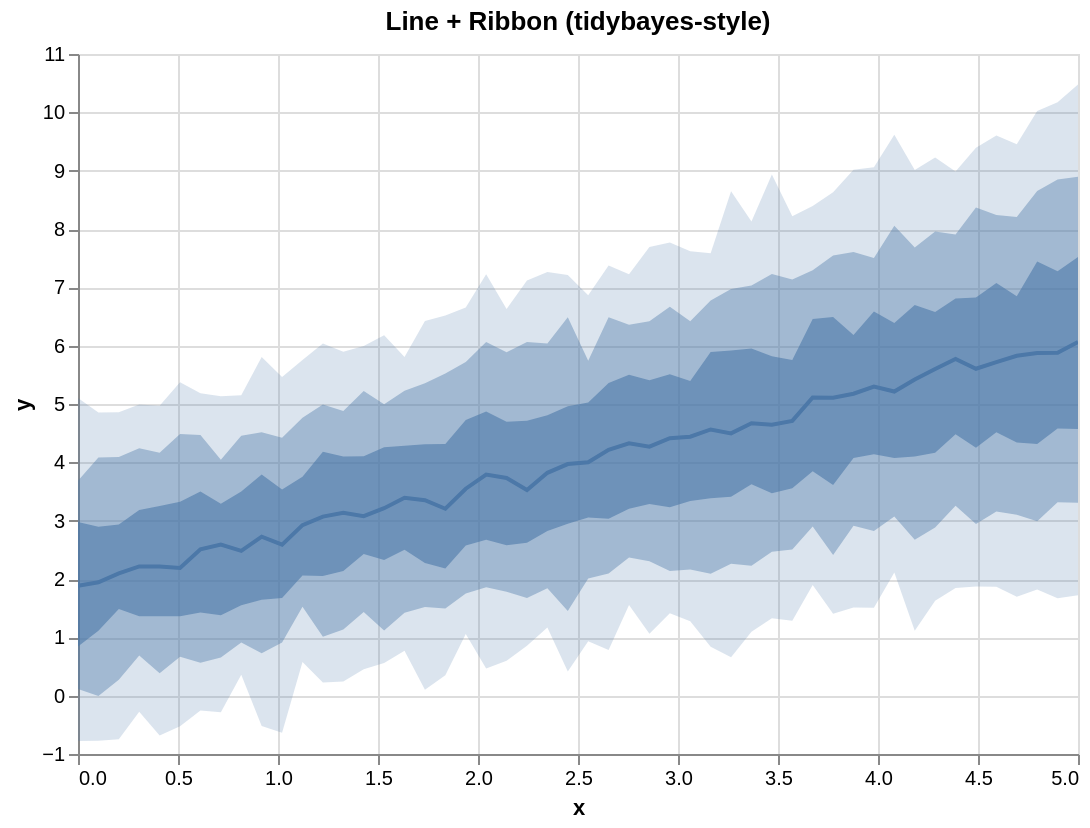

Vega-Lite specification for this chart:
### Vega-Lite specification from a JSON file in a GitHub repository (floating-point values rounded to 4 significant figures)
{"$schema": "https://vega.github.io/schema/vega-lite/v5.json", "data": {"values": [{"__median__": 3.35, "hi_0_5_": 4.308, "hi_0_8_": 5.356, "hi_0_95_": 6.424, "lo_0_5_": 2.273, "lo_0_8_": 1.52, "lo_0_95_": 0.09984, "x": 1.735}, {"__median__": 2.216, "hi_0_5_": 3.183, "hi_0_8_": 4.241, "hi_0_95_": 4.993, "lo_0_5_": 1.362, "lo_0_8_": 0.6903, "lo_0_95_": -0.2743, "x": 0.3061}, {"__median__": 3.214, "hi_0_5_": 4.26, "hi_0_8_": 4.994, "hi_0_95_": 6.178, "lo_0_5_": 2.324, "lo_0_8_": 1.119, "lo_0_95_": 0.5604, "x": 1.531}, {"__median__": 2.188, "hi_0_5_": 3.324, "hi_0_8_": 4.484, "hi_0_95_": 5.374, "lo_0_5_": 1.363, "lo_0_8_": 0.667, "lo_0_95_": -0.5225, "x": 0.5102}, {"__median__": 5.107, "hi_0_5_": 6.493, "hi_0_8_": 7.547, "hi_0_95_": 8.629, "lo_0_5_": 3.611, "lo_0_8_": 2.409, "lo_0_95_": 1.404, "x": 3.776}, {"__median__": 4.001, "hi_0_5_": 5.027, "hi_0_8_": 5.74, "hi_0_95_": 6.864, "lo_0_5_": 3.054, "lo_0_8_": 2.009, "lo_0_95_": 0.9346, "x": 2.551}, {"__median__": 3.077, "hi_0_5_": 4.105, "hi_0_8_": 5.222, "hi_0_95_": 5.996, "lo_0_5_": 2.43, "lo_0_8_": 1.434, "lo_0_95_": 0.4517, "x": 1.429}, {"__median__": 4.414, "hi_0_5_": 5.508, "hi_0_8_": 6.667, "hi_0_95_": 7.769, "lo_0_5_": 3.23, "lo_0_8_": 2.137, "lo_0_95_": 1.412, "x": 2.959}, {"__median__": 6.063, "hi_0_5_": 7.519, "hi_0_8_": 8.895, "hi_0_95_": 10.48, "lo_0_5_": 4.571, "lo_0_8_": 3.306, "lo_0_95_": 1.721, "x": 5.0}, {"__median__": 5.213, "hi_0_5_": 6.39, "hi_0_8_": 8.055, "hi_0_95_": 9.615, "lo_0_5_": 4.073, "lo_0_8_": 3.072, "lo_0_95_": 2.113, "x": 4.082}, {"__median__": 4.646, "hi_0_5_": 5.819, "hi_0_8_": 7.227, "hi_0_95_": 8.933, "lo_0_5_": 3.471, "lo_0_8_": 2.467, "lo_0_95_": 1.326, "x": 3.469}, {"__median__": 5.604, "hi_0_5_": 6.828, "hi_0_8_": 8.367, "hi_0_95_": 9.393, "lo_0_5_": 4.251, "lo_0_8_": 2.944, "lo_0_95_": 1.873, "x": 4.49}, {"__median__": 4.214, "hi_0_5_": 5.36, "hi_0_8_": 6.486, "hi_0_95_": 7.376, "lo_0_5_": 3.033, "lo_0_8_": 2.095, "lo_0_95_": 0.7847, "x": 2.653}, {"__median__": 4.563, "hi_0_5_": 5.892, "hi_0_8_": 6.775, "hi_0_95_": 7.584, "lo_0_5_": 3.383, "lo_0_8_": 2.089, "lo_0_95_": 0.8392, "x": 3.163}, {"__median__": 4.496, "hi_0_5_": 5.916, "hi_0_8_": 6.971, "hi_0_95_": 8.646, "lo_0_5_": 3.41, "lo_0_8_": 2.261, "lo_0_95_": 0.6598, "x": 3.265}, {"__median__": 5.876, "hi_0_5_": 7.443, "hi_0_8_": 8.649, "hi_0_95_": 10.02, "lo_0_5_": 4.313, "lo_0_8_": 2.988, "lo_0_95_": 1.822, "x": 4.796}, {"__median__": 2.215, "hi_0_5_": 3.252, "hi_0_8_": 4.162, "hi_0_95_": 4.969, "lo_0_5_": 1.362, "lo_0_8_": 0.3831, "lo_0_95_": -0.6833, "x": 0.4082}, {"__median__": 5.716, "hi_0_5_": 7.072, "hi_0_8_": 8.24, "hi_0_95_": 9.601, "lo_0_5_": 4.515, "lo_0_8_": 3.155, "lo_0_95_": 1.868, "x": 4.592}, {"__median__": 4.268, "hi_0_5_": 5.407, "hi_0_8_": 6.419, "hi_0_95_": 7.69, "lo_0_5_": 3.288, "lo_0_8_": 2.304, "lo_0_95_": 1.063, "x": 2.857}, {"__median__": 2.923, "hi_0_5_": 3.751, "hi_0_8_": 4.766, "hi_0_95_": 5.755, "lo_0_5_": 2.058, "lo_0_8_": 1.524, "lo_0_95_": 0.5775, "x": 1.122}, {"__median__": 3.204, "hi_0_5_": 4.314, "hi_0_8_": 5.524, "hi_0_95_": 6.517, "lo_0_5_": 2.181, "lo_0_8_": 1.493, "lo_0_95_": 0.3485, "x": 1.837}, {"__median__": 5.298, "hi_0_5_": 6.585, "hi_0_8_": 7.501, "hi_0_95_": 9.057, "lo_0_5_": 4.139, "lo_0_8_": 2.821, "lo_0_95_": 1.509, "x": 3.98}, {"__median__": 3.789, "hi_0_5_": 4.871, "hi_0_8_": 6.064, "hi_0_95_": 7.226, "lo_0_5_": 2.672, "lo_0_8_": 1.858, "lo_0_95_": 0.4636, "x": 2.041}, {"__median__": 4.711, "hi_0_5_": 5.754, "hi_0_8_": 7.136, "hi_0_95_": 8.218, "lo_0_5_": 3.554, "lo_0_8_": 2.505, "lo_0_95_": 1.286, "x": 3.571}, {"__median__": 3.97, "hi_0_5_": 4.962, "hi_0_8_": 6.489, "hi_0_95_": 7.21, "lo_0_5_": 2.947, "lo_0_8_": 1.45, "lo_0_95_": 0.4126, "x": 2.449}, {"__median__": 3.548, "hi_0_5_": 4.727, "hi_0_8_": 5.72, "hi_0_95_": 6.655, "lo_0_5_": 2.576, "lo_0_8_": 1.753, "lo_0_95_": 1.056, "x": 1.939}, {"__median__": 2.509, "hi_0_5_": 3.502, "hi_0_8_": 4.468, "hi_0_95_": 5.186, "lo_0_5_": 1.427, "lo_0_8_": 0.566, "lo_0_95_": -0.2551, "x": 0.6122}, {"__median__": 3.392, "hi_0_5_": 4.283, "hi_0_8_": 5.225, "hi_0_95_": 5.807, "lo_0_5_": 2.5, "lo_0_8_": 1.422, "lo_0_95_": 0.7715, "x": 1.633}, {"__median__": 4.439, "hi_0_5_": 5.395, "hi_0_8_": 6.417, "hi_0_95_": 7.617, "lo_0_5_": 3.339, "lo_0_8_": 2.165, "lo_0_95_": 1.275, "x": 3.061}, {"__median__": 2.589, "hi_0_5_": 3.533, "hi_0_8_": 4.421, "hi_0_95_": 5.464, "lo_0_5_": 1.676, "lo_0_8_": 0.9135, "lo_0_95_": -0.6369, "x": 1.02}, {"__median__": 1.944, "hi_0_5_": 2.898, "hi_0_8_": 4.082, "hi_0_95_": 4.852, "lo_0_5_": 1.111, "lo_0_8_": -0.007169, "lo_0_95_": -0.7734, "x": 0.102}, {"__median__": 2.591, "hi_0_5_": 3.29, "hi_0_8_": 4.046, "hi_0_95_": 5.134, "lo_0_5_": 1.378, "lo_0_8_": 0.656, "lo_0_95_": -0.2861, "x": 0.7143}, {"__median__": 4.67, "hi_0_5_": 5.949, "hi_0_8_": 7.031, "hi_0_95_": 8.128, "lo_0_5_": 3.624, "lo_0_8_": 2.227, "lo_0_95_": 1.095, "x": 3.367}, {"__median__": 5.771, "hi_0_5_": 6.811, "hi_0_8_": 7.905, "hi_0_95_": 8.987, "lo_0_5_": 4.483, "lo_0_8_": 3.256, "lo_0_95_": 1.845, "x": 4.388}, {"__median__": 4.325, "hi_0_5_": 5.5, "hi_0_8_": 6.357, "hi_0_95_": 7.224, "lo_0_5_": 3.205, "lo_0_8_": 2.37, "lo_0_95_": 1.555, "x": 2.755}, {"__median__": 5.599, "hi_0_5_": 6.576, "hi_0_8_": 7.959, "hi_0_95_": 9.226, "lo_0_5_": 4.163, "lo_0_8_": 2.885, "lo_0_95_": 1.627, "x": 4.286}, {"__median__": 5.176, "hi_0_5_": 6.181, "hi_0_8_": 7.605, "hi_0_95_": 9.014, "lo_0_5_": 4.073, "lo_0_8_": 2.913, "lo_0_95_": 1.511, "x": 3.878}, {"__median__": 1.886, "hi_0_5_": 2.977, "hi_0_8_": 3.686, "hi_0_95_": 5.104, "lo_0_5_": 0.8441, "lo_0_8_": 0.1138, "lo_0_95_": -0.7759, "x": 0.0}, {"__median__": 3.07, "hi_0_5_": 4.182, "hi_0_8_": 4.992, "hi_0_95_": 6.039, "lo_0_5_": 2.05, "lo_0_8_": 1.011, "lo_0_95_": 0.2278, "x": 1.224}, {"__median__": 3.525, "hi_0_5_": 4.715, "hi_0_8_": 6.064, "hi_0_95_": 7.116, "lo_0_5_": 2.624, "lo_0_8_": 1.673, "lo_0_95_": 0.8552, "x": 2.245}, {"__median__": 5.877, "hi_0_5_": 7.275, "hi_0_8_": 8.848, "hi_0_95_": 10.17, "lo_0_5_": 4.58, "lo_0_8_": 3.316, "lo_0_95_": 1.671, "x": 4.898}, {"__median__": 5.419, "hi_0_5_": 6.696, "hi_0_8_": 7.684, "hi_0_95_": 9.013, "lo_0_5_": 4.098, "lo_0_8_": 2.674, "lo_0_95_": 1.113, "x": 4.184}, {"__median__": 2.726, "hi_0_5_": 3.793, "hi_0_8_": 4.517, "hi_0_95_": 5.806, "lo_0_5_": 1.645, "lo_0_8_": 0.7257, "lo_0_95_": -0.5211, "x": 0.9184}, {"__median__": 3.137, "hi_0_5_": 4.101, "hi_0_8_": 4.878, "hi_0_95_": 5.896, "lo_0_5_": 2.138, "lo_0_8_": 1.135, "lo_0_95_": 0.2439, "x": 1.327}, {"__median__": 3.821, "hi_0_5_": 4.808, "hi_0_8_": 6.038, "hi_0_95_": 7.264, "lo_0_5_": 2.824, "lo_0_8_": 1.84, "lo_0_95_": 1.17, "x": 2.347}, {"__median__": 2.098, "hi_0_5_": 2.934, "hi_0_8_": 4.09, "hi_0_95_": 4.858, "lo_0_5_": 1.487, "lo_0_8_": 0.2712, "lo_0_95_": -0.7452, "x": 0.2041}, {"__median__": 5.113, "hi_0_5_": 6.456, "hi_0_8_": 7.294, "hi_0_95_": 8.393, "lo_0_5_": 3.849, "lo_0_8_": 2.898, "lo_0_95_": 1.895, "x": 3.673}, {"__median__": 3.731, "hi_0_5_": 4.697, "hi_0_8_": 5.885, "hi_0_95_": 6.627, "lo_0_5_": 2.577, "lo_0_8_": 1.782, "lo_0_95_": 0.597, "x": 2.143}, {"__median__": 2.483, "hi_0_5_": 3.5, "hi_0_8_": 4.458, "hi_0_95_": 5.152, "lo_0_5_": 1.551, "lo_0_8_": 0.913, "lo_0_95_": 0.3571, "x": 0.8163}, {"__median__": 5.826, "hi_0_5_": 6.848, "hi_0_8_": 8.205, "hi_0_95_": 9.454, "lo_0_5_": 4.339, "lo_0_8_": 3.103, "lo_0_95_": 1.695, "x": 4.694}]}, "height": 350, "layer": [{"_lr_layer": true, "encoding": {"tooltip": [{"field": "x", "title": "x", "type": "quantitative"}, {"field": "__median__", "title": "median", "type": "quantitative"}, {"field": "lo_0_95_", "title": "95% lo", "type": "quantitative"}, {"field": "hi_0_95_", "title": "95% hi", "type": "quantitative"}], "x": {"field": "x", "scale": {"zero": false}, "type": "quantitative"}, "y": {"field": "lo_0_95_", "scale": {"zero": false}, "title": "y", "type": "quantitative"}, "y2": {"field": "hi_0_95_"}}, "mark": {"line": false, "opacity": 0.2, "type": "area"}, "params": [{"bind": "scales", "name": "grid", "select": {"encodings": ["x", "y"], "type": "interval"}}]}, {"_lr_layer": true, "encoding": {"tooltip": [{"field": "x", "title": "x", "type": "quantitative"}, {"field": "__median__", "title": "median", "type": "quantitative"}, {"field": "lo_0_95_", "title": "95% lo", "type": "quantitative"}, {"field": "hi_0_95_", "title": "95% hi", "type": "quantitative"}], "x": {"field": "x", "scale": {"zero": false}, "type": "quantitative"}, "y": {"field": "lo_0_8_", "scale": {"zero": false}, "title": "y", "type": "quantitative"}, "y2": {"field": "hi_0_8_"}}, "mark": {"line": false, "opacity": 0.4, "type": "area"}}, {"_lr_layer": true, "encoding": {"tooltip": [{"field": "x", "title": "x", "type": "quantitative"}, {"field": "__median__", "title": "median", "type": "quantitative"}, {"field": "lo_0_95_", "title": "95% lo", "type": "quantitative"}, {"field": "hi_0_95_", "title": "95% hi", "type": "quantitative"}], "x": {"field": "x", "scale": {"zero": false}, "type": "quantitative"}, "y": {"field": "lo_0_5_", "scale": {"zero": false}, "title": "y", "type": "quantitative"}, "y2": {"field": "hi_0_5_"}}, "mark": {"line": false, "opacity": 0.6, "type": "area"}}, {"_lr_layer": true, "encoding": {"tooltip": [{"field": "x", "title": "x", "type": "quantitative"}, {"field": "__median__", "title": "median", "type": "quantitative"}, {"field": "lo_0_95_", "title": "95% lo", "type": "quantitative"}, {"field": "hi_0_95_", "title": "95% hi", "type": "quantitative"}], "x": {"field": "x", "scale": {"zero": false}, "type": "quantitative"}, "y": {"field": "__median__", "scale": {"zero": false}, "title": "y", "type": "quantitative"}}, "mark": {"strokeWidth": 2, "type": "line"}}], "title": "Line + Ribbon (tidybayes-style)", "width": 500}
